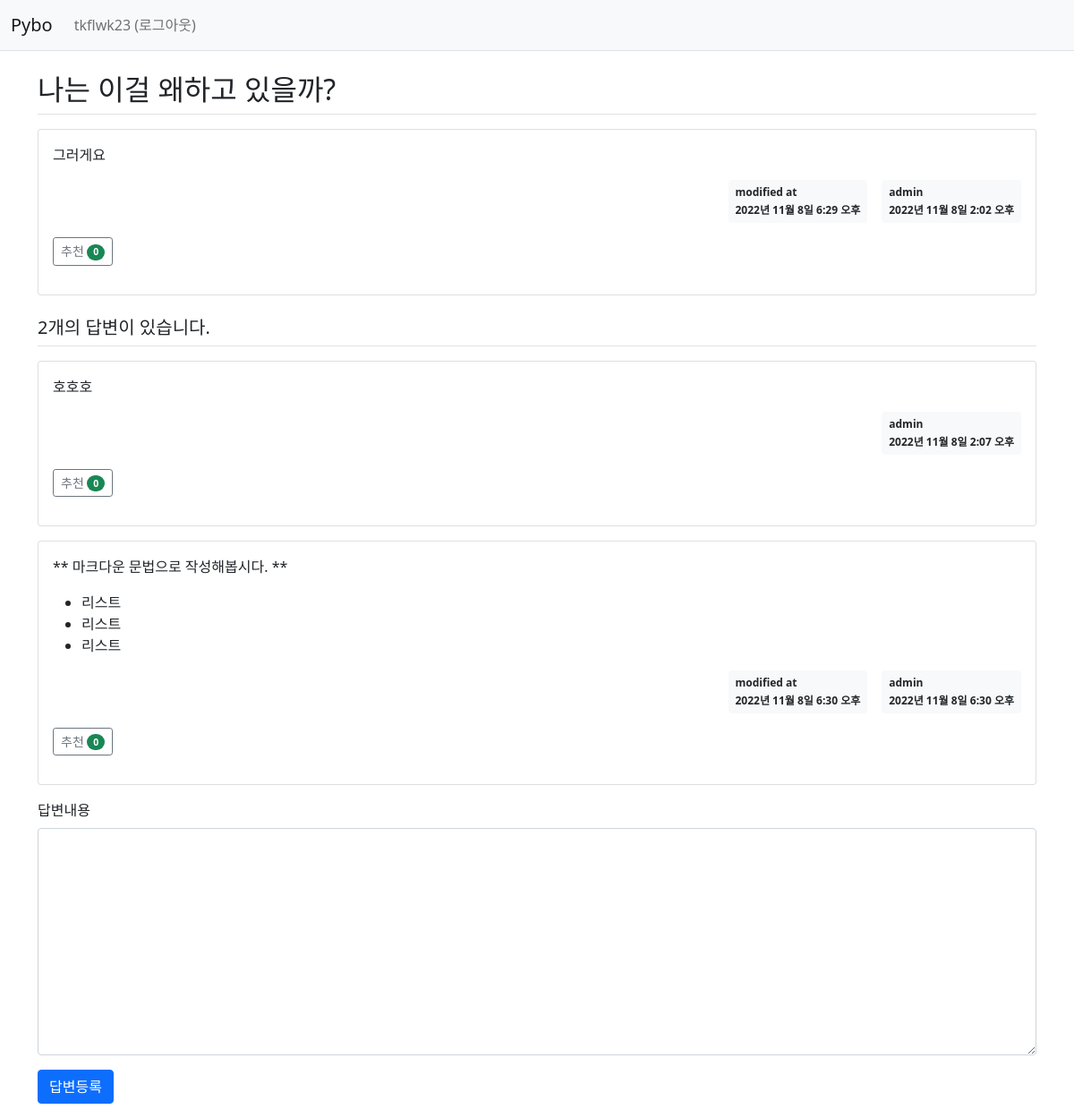
The app's page /pybo/303/ (signed in) with its own data.
### pybo/models.py (models this page shows, shortened)
class Question(models.Model): # 테이블 생성 ( 장고에서는 모델 )
    author = models.ForeignKey(User, on_delete=models.CASCADE, related_name='author_question') # 유저의 질문이므로 유저가 삭제되면 질문도 삭제
    subject = models.CharField(max_length=200) # char형(글자수 제한 O)
    content = models.TextField() # 텍스트 형(글자수 제한 x)
    create_date = models.DateTimeField()
    modify_date = models.DateTimeField(null=True,blank=True) # null값이나 입력 데이터 검증 시 값을 비워둘 수 있음
    voter = models.ManyToManyField(User,related_name='voter_question')  # 추천인 추가 (다대다 관계)

class Answer(models.Model):
    author = models.ForeignKey(User,on_delete=models.CASCADE)
    question = models.ForeignKey(Question, on_delete=models.CASCADE) # 질문이 있어야 답변이 있으므로 질문이 삭제되면 답변도 삭제
    content = models.TextField()
    create_date = models.DateTimeField()
    modify_date = models.DateTimeField(null=True, blank=True)  # null값이나 입력 데이터 검증 시 값을 비워둘 수 있음
    voter = models.ManyToManyField(User,related_name='voter_answer')  # 추천인 추가

### pybo/views/base_views.py (the view)
# urls.py: path('<int:question_id>/',base_views.detail,name='detail'), # 질문의 id값으로 url주소를 매핑한다.
def detail(request,question_id): # detail 뷰
    question = get_object_or_404(Question,pk=question_id) # 있으면 객체리턴, 없으면 404 오류메시지 리턴
    context = {'question':question}
    return render(request,'pybo/question_detail.html',context)

### pybo/templatetags/pybo_filter.py (called while the page is built)
@register.filter
def mark(value): # 입력 문자열을 HTML로 변환하는 함수
    extensions = ['nl2br','fenced_code'] # 줄바꿈문자를 <br>로 , 마크다운의 소스코드 표현에 필요함.
    return mark_safe(markdown.markdown(value,extensions=extensions))

### templates/pybo/question_detail.html (shortened to what this page needs)
{% extends 'base.html' %}
{% load pybo_filter %}
{% block content %}
<div class="container my-3">
    <h2 class="border-bottom py-2">{{ question.subject }}</h2>
    <div class="card my-3">
        <div class="card-body">
            <div class="card-text">{{ question.content|mark }}</div>
            <div class="d-flex justify-content-end">
                {% if question.modify_date %}
                <div class="badge bg-light text-dark p-2 text-start mx-3">
                    <div class="mb-2">modified at</div>
                    <div>{{ question.modify_date }}</div>
                </div>
                {% endif %}
                <div class="badge bg-light text-dark p-2 text-start">
                    <div class="mb-2">{{question.author.username}}</div>
                    <div>{{ question.create_date }}</div>
                </div>
            </div>
            <div class="my-3">
                <a href="javascript:void(0)" data-uri="{% url 'pybo:question_vote' question.id %}"
                   class="recommend btn btn-sm btn-outline-secondary"> 추천
                    <span class="badge rounded-pill bg-success">{{question.voter.count}}</span>
                </a>
            </div>
        </div>
    </div>
    <h5 class="border-bottom my-3 py-2">{{question.answer_set.count}}개의 답변이 있습니다.</h5>
    {% for answer in question.answer_set.all %}
    <div class="card my-3">
        <div class="card-body">
            <div class="card-text">{{ answer.content|mark }}</div>
            <div class="d-flex justify-content-end">
                {% if answer.modify_date %}
                <div class="badge bg-light text-dark p-2 text-start mx-3">
                    <div class="mb-2">modified at</div>
                    <div>{{ answer.modify_date }}</div>
                </div>
                {% endif %}
                <div class="badge bg-light text-dark p-2 text-start">
                    <div class="mb-2">{{question.author.username}}</div>
                    <div>{{ answer.create_date }}</div>
                </div>
            </div>
            <div class="my-3">
                <a href="javascript:void(0)" data-uri="{% url 'pybo:answer_vote' answer.id  %}"
                   class="recommend btn btn-sm btn-outline-secondary"> 추천
                    <span class="badge rounded-pill bg-success">{{answer.voter.count}}</span>
                </a>
            </div>
        </div>
    </div>
    {% endfor %}
    <form action="{% url 'pybo:answer_create' question.id %}" method="post" class="my-3">
        <div class="mb-3">
            <label for="content" class="form-label">답변내용</label>
            <textarea {% if not user.is_authenticated %}disabled{% endif %}
                      name="content" id="content" class="form-control" rows="10">
            </textarea>
        </div>
        <input type="submit" value="답변등록" class="btn btn-primary">
    </form>
</div>
{% endblock %}

### templates/navbar.html (shortened to what this page needs)
<nav class="navbar navbar-expand-lg navbar-light bg-light border-bottom">
    <div class="container-fluid">
        <a class="navbar-brand" href="{% url 'pybo:index' %}">Pybo</a>
        <div class="collapse navbar-collapse" id="navbarSupportedContent">
            <ul class="navbar-nav me-auto mb-2 mb-lg-0">
                <li class="nav-item">
                    {% if user.is_authenticated %}
                    <a class="nav-link" href="{% url 'common:logout' %}">{{ user.username }} (로그아웃)</a>
                    {% else %}
                    <a class="nav-link" href="{% url 'common:login' %}">로그인</a>
                    {% endif %}
                </li>
            </ul>
        </div>
    </div>
</nav>

### records on screen
Question: subject "나는 이걸 왜하고 있을까?", content|mark "그러게요", modify_date "2022년 11월 8일 6:29 오후", author.username "admin", create_date "2022년 11월 8일 2:02 오후", voter.count "0", answer_set.count "2"
Answer: content|mark "호호호", create_date "2022년 11월 8일 2:07 오후", voter.count "0"
Answer: content|mark "** 마크다운 문법으로 작성해봅시다. ** 리스트 리스트 리스트", modify_date "2022년 11월 8일 6:30 오후", create_date "2022년 11월 8일 6:30 오후", voter.count "0"

### other values on screen
{{ user.username }} "tkflwk23"
